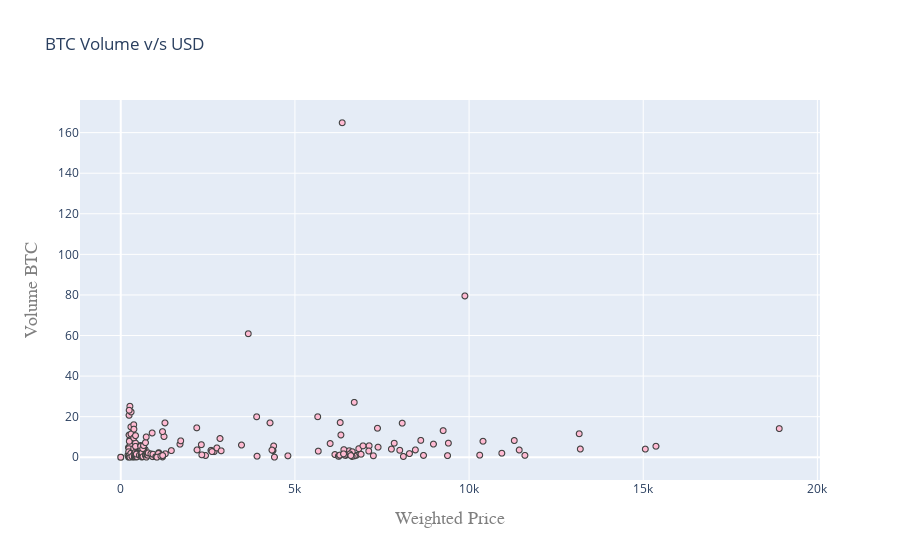

Notebook source saved alongside this figure:
### Code cell
trace = go.Scattergl(
    y = weekly_rows['Volume_(BTC)'].astype(float),
    x = weekly_rows['Weighted_Price'].astype(float),
    mode = 'markers',
    marker = dict(
        color = '#FFBAD2',
        line = dict(width = 1)
    )
)

layout = go.Layout(
    title='BTC Volume v/s USD',
    xaxis=dict(
        title='Weighted Price',
        titlefont=dict(
            family='Courier New, monospace',
            size=18,
            color='#7f7f7f'
        )
    ),
    yaxis=dict(
        title='Volume BTC',
        titlefont=dict(
            family='Courier New, monospace',
            size=18,
            color='#7f7f7f'
        )))

data = [trace]
fig = go.Figure(data=data, layout=layout)
iplot(fig, filename='compare_webgl')

### Figure 1 — Plotly figure (JSON) as saved in the notebook; plotly's stock layout.template omitted (floating-point values rounded to 4 significant figures; data arrays with more than 128 entries replaced by an {"elided": "..."} marker saying what was removed)
{"data": [{"marker": {"color": "#FFBAD2", "line": {"width": 1}}, "mode": "markers", "type": "scattergl", "x": {"elided": "201 float values"}, "y": {"elided": "201 float values"}}], "layout": {"title": {"text": "BTC Volume v/s USD"}, "xaxis": {"title": {"font": {"color": "#7f7f7f", "family": "Courier New, monospace", "size": 18}, "text": "Weighted Price"}}, "yaxis": {"title": {"font": {"color": "#7f7f7f", "family": "Courier New, monospace", "size": 18}, "text": "Volume BTC"}}}}
